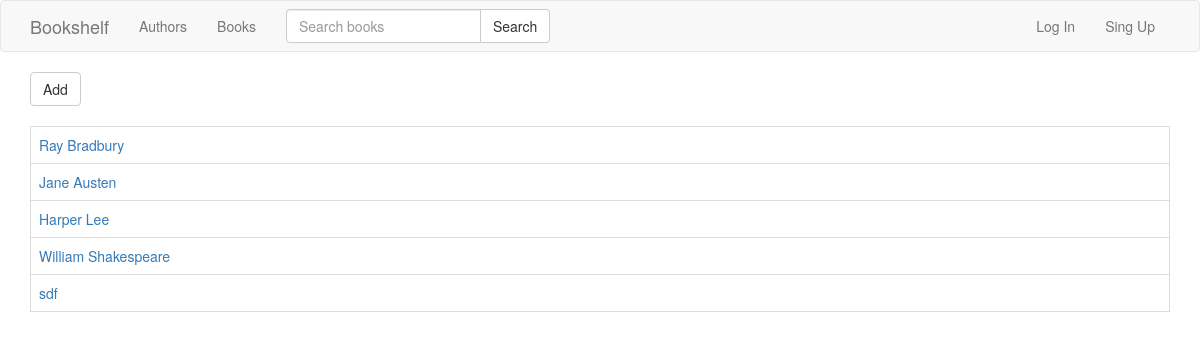
Page /home/authors/ on the earlier database version.
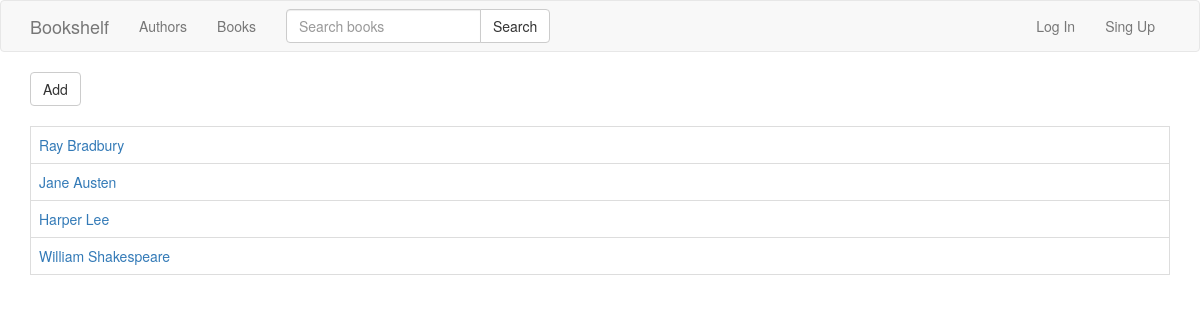
Same page on the later database version.
### bookshelf/models.py (models this page shows, shortened)
class Author(models.Model):
    name = models.CharField(max_length=100)
    about = models.TextField()

### bookshelf/templates/bookshelf/authors.html
{% extends 'base.html' %}
{% block body %}
  <a class="btn btn-default" href="{% url 'bookshelf:author-add' %}">Add</a> <br><br>
  {% if object_list %}
    <table class="table table-hover table-bordered">
      <tbody>
      {% for author in object_list %}
        <tr>
          <td><a href="{% url 'bookshelf:author' author.pk %}">{{ author.name }}</a></td>
        </tr>
      {% endfor %}
      </tbody>
    </table>
  {% else %}
    <h3>There's no Authors yet</h3>
  {% endif %}
{% endblock %}

Differences in the rows shown:
removed Author: name "sdf"
